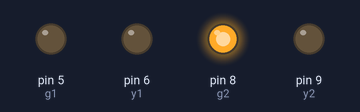
Simulated run of this sketch. Board: Arduino Uno, built with avr-gcc and run on an emulated ATmega328P. On the bench: output pins drawn as LEDs (lit = HIGH). Pins used as bus, display or sensor lines are not drawn.

Above: at 1.5 s.
At 4.0 s:
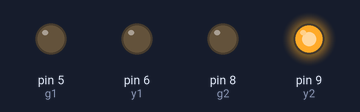
At 7.5 s:
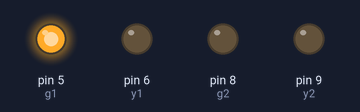
At 11.0 s:
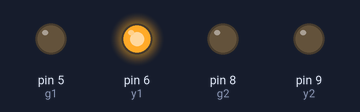
Timing chart, 0 to 15.6 s (numbered marks = the images above):
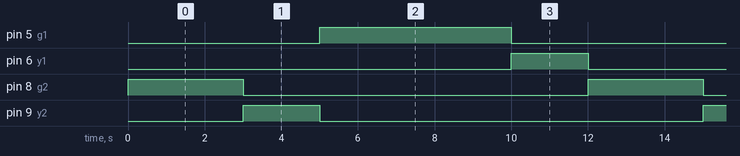

Measured:
- by itself, pin 5 (g1): alternates HIGH for 5.0 s and LOW for 7.0 s
- by itself, pin 6 (y1), pin 9 (y2): alternates HIGH for 2.0 s and LOW for 10.0 s
- by itself, pin 8 (g2): alternates HIGH for 3.0 s and LOW for 9.0 s

The sketch:

Semforodetempos.ino
```cpp
// (licence header left out)
int r1 = 7;
int y1 = 6;
int g1 = 5;

int r2 = 10;
int y2 = 9;
int g2 = 8;

void setup() {
  pinMode(r1, OUTPUT);
  pinMode(y1, OUTPUT);
  pinMode(g1, OUTPUT);
  pinMode(r2, OUTPUT);
  pinMode(y2, OUTPUT);
  pinMode(g2, OUTPUT);
}

void loop() {
  digitalWrite(r1, HIGH); // vermelho 1 acende
  digitalWrite(g2, HIGH); // verde 2 acende
  delay(3000);            // 3 segundos
  digitalWrite(g2, LOW);  // verde 2 apaga
  digitalWrite(y2, HIGH); // amarelho 2 acende
  delay(2000);            // 2 segundos
  digitalWrite(r1, LOW);  // vermelho 1 apaga
  digitalWrite(y2, LOW);  // amarelo 2 apaga
  digitalWrite(r2, HIGH); // vermelho 2 apaga
  digitalWrite(g1, HIGH); // verde 1 acende
  delay(5000);            // 5 segundos
  digitalWrite(g1, LOW);  // verde 1 apaga
  digitalWrite(y1, HIGH);
  delay(2000);
  digitalWrite(y1, LOW);
  digitalWrite(r2, LOW);
}
```
